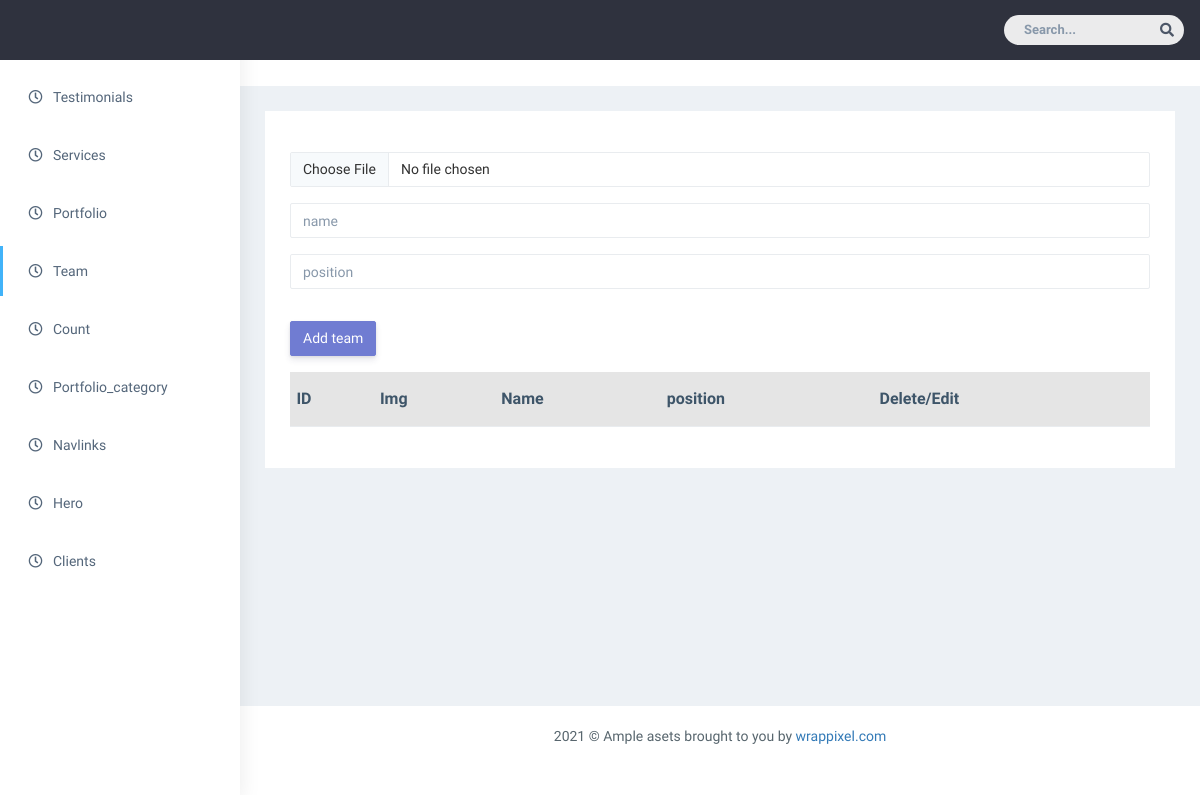
Page /admin/Team on the earlier database version.
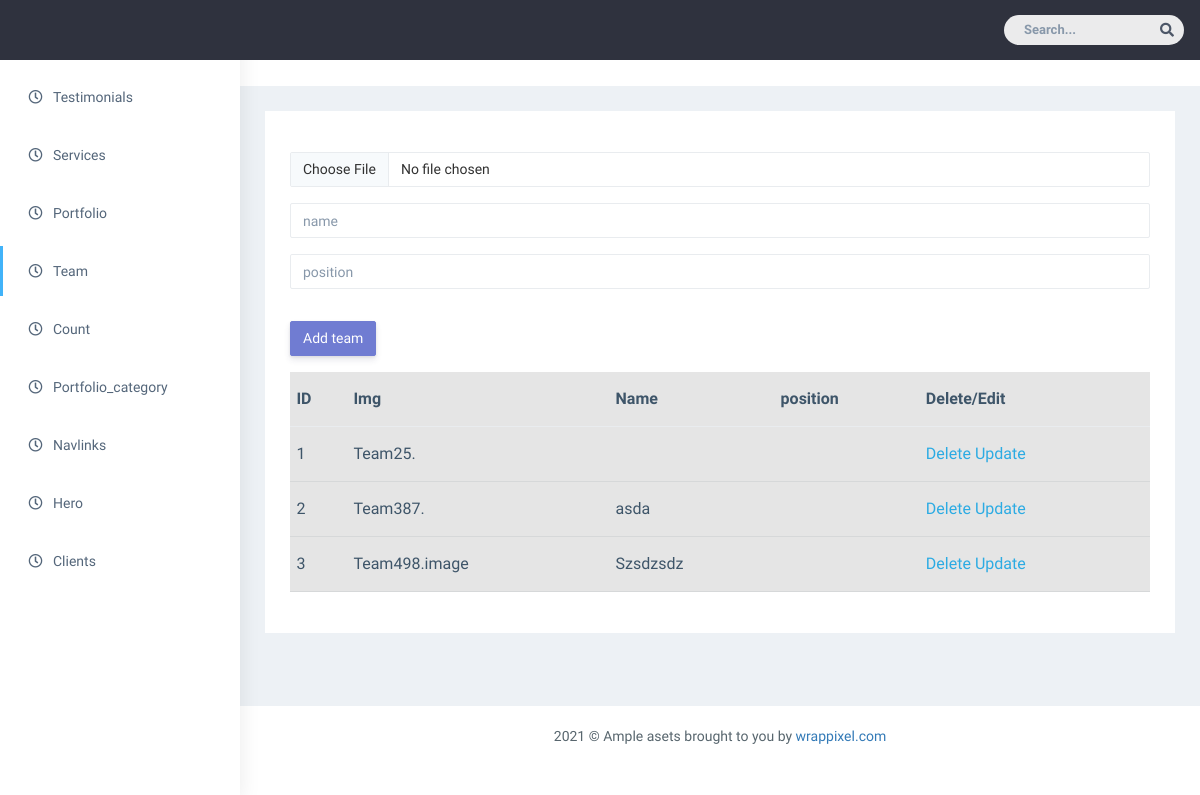
Same page on the later database version.
### models.py (models this page shows)
class Team(db.Model):
    id=db.Column(db.Integer,primary_key=True,autoincrement=True)
    img=db.Column(db.String(80))
    name=db.Column(db.String(80))
    position=db.Column(db.String(80))

### admin/routes.py (the view, shortened to what this page needs)
@app.route("/admin/Team",methods=["GET","POST"])
def add_team():
    from models import Team
    team=Team.query.all()
    teamForm=TeamForm()
    return render_template("admin/team.html",teamForm=teamForm,team=team)

### admin/forms.py
class TeamForm(FlaskForm):
    img=FileField("img")
    name=StringField("name")
    position=StringField("Position")
    submit=SubmitField("add Team")

### templates/admin/team.html
{% extends 'admin/base.html' %}
{% block content %}
<form action="/admin/Team" method="POST" enctype="multipart/form-data">
    {{teamForm.img(class_="form-control my-3", placeholder="img")}}
    {{teamForm.name(class_="form-control my-3", placeholder="name")}}
    {{teamForm.position(class_="form-control my-3", placeholder="position")}}
    {{teamForm.submit(class_="btn btn-primary my-3",value="Add team")}}
</form>
    <table class="table table-active">
        <thead>
            <tr>
                <th scope="col">ID</th>
                <th scope="col">Img</th>
                <th scope="col">Name</th>
                <th scope="col">position</th>
                <th scope="col">Delete/Edit</th>
            </tr>
        </thead>
        <tbody>
            {% for n in team %}
            <tr>
                <td>{{n.id}}</td>
                <td>{{n.img}}</td>
                <td>{{n.name}}</td>
                <td>{{n.about}}</td>
                <td>
                    <a href="/admin/Team/delete/{{n.id}}">Delete</a>
                    <a href="/admin/Team/update/{{n.id}}">Update</a>
                </td>
            </tr>
            {% endfor %}
        </tbody>
    </table>
{% endblock  %}

### templates/admin/base.html (shortened to what this page needs)
<!DOCTYPE html>
<html dir="ltr" lang="en">
<head>
    <link href="{{url_for('static',filename='asets/css/style.min.css')}}" rel="stylesheet">
</head>
<body>
    <div id="main-wrapper" data-layout="vertical" data-navbarbg="skin5" data-sidebartype="full" data-sidebar-position="absolute" data-header-position="absolute" data-boxed-layout="full">
        <header class="topbar" data-navbarbg="skin5">
            <nav class="navbar top-navbar navbar-expand-md navbar-dark">
                <div class="navbar-collapse collapse" id="navbarSupportedContent" data-navbarbg="skin5">
                    <ul class="navbar-nav ms-auto d-flex align-items-center">
                        <li class=" in">
                            <form role="search" class="app-search d-none d-md-block me-3">
                                <input type="text" placeholder="Search..." class="form-control mt-0">
                                <a href="" class="active">
                                    <i class="fa fa-search"></i>
                                </a>
                            </form>
                        </li>
                    </ul>
                </div>
            </nav>
        </header>
        <aside class="left-sidebar" data-sidebarbg="skin6">
            <div class="scroll-sidebar">
                <nav class="sidebar-nav">
                    <ul id="sidebarnav">
                        <li class="sidebar-item pt-2">
                            <a class="sidebar-link waves-effect waves-dark sidebar-link" href="/admin/testimonials" aria-expanded="false">
                                <i class="far fa-clock" aria-hidden="true"></i>
                                <span class="hide-menu">Testimonials</span>
                            </a>
                        </li>
                        <li class="sidebar-item pt-2">
                            <a class="sidebar-link waves-effect waves-dark sidebar-link" href="/admin/Services" aria-expanded="false">
                                <i class="far fa-clock" aria-hidden="true"></i>
                                <span class="hide-menu">Services</span>
                            </a>
                        </li>
                        <li class="sidebar-item pt-2">
                            <a class="sidebar-link waves-effect waves-dark sidebar-link" href="/admin/Portfolio" aria-expanded="false">
                                <i class="far fa-clock" aria-hidden="true"></i>
                                <span class="hide-menu">Portfolio</span>
                            </a>
                        </li>
                        <li class="sidebar-item pt-2">
                            <a class="sidebar-link waves-effect waves-dark sidebar-link" href="/admin/Team" aria-expanded="false">
                                <i class="far fa-clock" aria-hidden="true"></i>
                                <span class="hide-menu">Team</span>
                            </a>
                        </li>
                        <li class="sidebar-item pt-2">
                            <a class="sidebar-link waves-effect waves-dark sidebar-link" href="/admin/Count" aria-expanded="false">
                                <i class="far fa-clock" aria-hidden="true"></i>
                                <span class="hide-menu">Count</span>
                            </a>
                        </li>
                        <li class="sidebar-item pt-2">
                            <a class="sidebar-link waves-effect waves-dark sidebar-link" href="/admin/Portfolio_category" aria-expanded="false">
                                <i class="far fa-clock" aria-hidden="true"></i>
                                <span class="hide-menu">Portfolio_category</span>
                            </a>
                        </li>
                        <li class="sidebar-item pt-2">
                            <a class="sidebar-link waves-effect waves-dark sidebar-link" href="/admin/Navlinks" aria-expanded="false">
                                <i class="far fa-clock" aria-hidden="true"></i>
                                <span class="hide-menu">Navlinks</span>
                            </a>
                        </li>
                        <li class="sidebar-item pt-2">
                            <a class="sidebar-link waves-effect waves-dark sidebar-link" href="/admin/Hero" aria-expanded="false">
                                <i class="far fa-clock" aria-hidden="true"></i>
                                <span class="hide-menu">Hero</span>
                            </a>
                        </li>
                        <li class="sidebar-item pt-2">
                            <a class="sidebar-link waves-effect waves-dark sidebar-link" href="/admin/Clients" aria-expanded="false">
                                <i class="far fa-clock" aria-hidden="true"></i>
                                <span class="hide-menu">Clients</span>
                            </a>
                        </li>
                    </ul>
                </nav>
            </div>
        </aside>
        <div class="page-wrapper" style="min-height: 250px;">
            <div class="page-breadcrumb bg-white">
            </div>
            <div class="container-fluid">
                <div class="row">
                    <div class="col-md-12">
                        <div class="white-box">
                            {%block content %} {%endblock%}
                        </div>
                    </div>
                </div>
            </div>
            <footer class="footer text-center"> 2021 © Ample asets brought to you by <a href="https://www.wrappixel.com/">wrappixel.com</a>
            </footer>
        </div>
    </div>
</body>
</html>

Differences in the rows shown:
added Team: id "1", img "Team25."
added Team: id "2", img "Team387.", name "asda"
added Team: id "3", img "Team498.image", name "Szsdzsdz"
